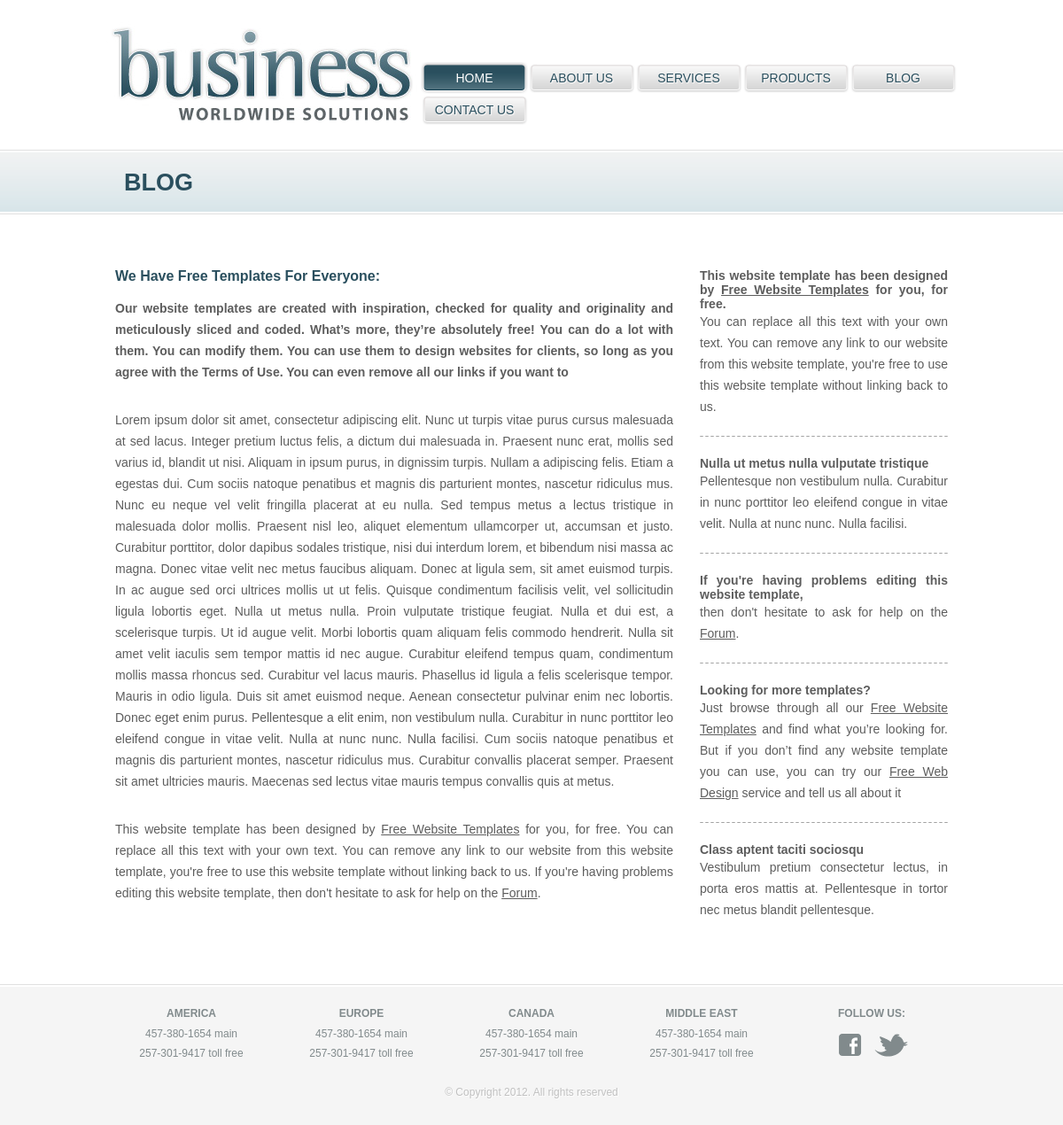
Screenshot of /blog/ with the database file from the repository.
### blog/models.py (models this page shows)
class Blog(models.Model):
    b_heading = models.TextField(default='default heading...')
    b_paragraphs = models.TextField(default='default content...')

### blog/views.py (the view)
# urls.py: path('blog/', blog_detail_view , name='blog'),
def blog_detail_view(request):
    obj = Blog.objects.get(id=1)
    context = {
        'object': obj,
    }
    return render(request,'blog.html',context)

### templates/blog.html (shortened to what this page needs)
{% load static %}
<!DOCTYPE html>
<html>
<head>
<link rel="stylesheet" type="text/css" href="{% static 'style.css' %}" media="all" />
</head>
<body>
  {% include 'nav.html' %}
	<div id="body">
		<div class="blog">
			<h1>blog</h1>
			<div>
				<h2>{{object.b_heading}}</h2>
				<p class="article">{{object.b_paragraphs}}</p>
				<p>Lorem ipsum dolor sit amet, consectetur adipiscing elit. Nunc ut turpis vitae purus cursus malesuada at sed lacus. Integer pretium luctus felis, a dictum dui malesuada in. Praesent nunc erat, mollis sed varius id, blandit ut nisi. Aliquam in ipsum purus, in dignissim turpis. Nullam a adipiscing felis. Etiam a egestas dui. Cum sociis natoque penatibus et magnis dis parturient montes, nascetur ridiculus mus. Nunc eu neque vel velit fringilla placerat at eu nulla. Sed tempus metus a lectus tristique in malesuada dolor mollis. Praesent nisl leo, aliquet elementum ullamcorper ut, accumsan et justo. Curabitur porttitor, dolor dapibus sodales tristique, nisi dui interdum lorem, et bibendum nisi massa ac magna. Donec vitae velit nec metus faucibus aliquam. Donec at ligula sem, sit amet euismod turpis. In ac augue sed orci ultrices mollis ut ut felis. Quisque condimentum facilisis velit, vel sollicitudin ligula lobortis eget.  Nulla ut metus nulla. Proin vulputate tristique feugiat. Nulla et dui est, a scelerisque turpis. Ut id augue velit. Morbi lobortis quam aliquam felis commodo hendrerit. Nulla sit amet velit iaculis sem tempor mattis id nec augue. Curabitur eleifend tempus quam, condimentum mollis massa rhoncus sed. Curabitur vel lacus mauris. Phasellus id ligula a felis scelerisque tempor. Mauris in odio ligula. Duis sit amet euismod neque. Aenean consectetur pulvinar enim nec lobortis. Donec eget enim purus. Pellentesque a elit enim, non vestibulum nulla. Curabitur in nunc porttitor leo eleifend congue in vitae velit. Nulla at nunc nunc. Nulla facilisi. Cum sociis natoque penatibus et magnis dis parturient montes, nascetur ridiculus mus. Curabitur convallis placerat semper. Praesent sit amet ultricies mauris. Maecenas sed lectus vitae mauris tempus convallis quis at metus.</p>
				<p>This website template has been designed by <a href="http://www.freewebsitetemplates.com/">Free Website Templates</a> for you, for free. You can replace all this text with your own text. You can remove any link to our website from this website template, you're free to use this website template without linking back to us. If you're having problems editing this website template, then don't hesitate to ask for help on the <a href="http://www.freewebsitetemplates.com/forum">Forum</a>.</p>
			</div>
			<ul>
				<li>
					<h3>This website template has been designed by <a href="http://www.freewebsitetemplates.com/">Free Website Templates</a> for you, for free.</h3>
					<p>You can replace all this text with your own text. You can remove any link to our website from this website template, you're free to use this website template without linking back to us.</p>
				</li>
				<li>
					<h3>Nulla ut metus nulla vulputate tristique</h3>
					<p>Pellentesque non vestibulum nulla. Curabitur in nunc porttitor leo eleifend congue in vitae velit. Nulla at nunc nunc. Nulla facilisi. </p>
				</li>
				<li>
					<h3>If you're having problems editing this website template,</h3>
					<p>then don't hesitate to ask for help on the <a href="http://www.freewebsitetemplates.com/forum">Forum</a>.</p>
				</li>
				<li>
					<h3>Looking for more templates?</h3>
					<p>Just browse through all our <a href="http://www.freewebsitetemplates.com/">Free Website Templates</a> and find what you’re looking for. But if you don’t find any website template you can use, you can try our <a href="http://www.freewebsitetemplates.com/freewebdesign/">Free Web Design</a> service and tell us all about it</p>
				</li>
				<li>
					<h3>Class aptent taciti sociosqu </h3>
					<p>Vestibulum pretium consectetur lectus, in porta eros mattis at. Pellentesque in tortor nec metus blandit pellentesque.</p>
				</li>
			</ul>
		</div>
	</div>
		<div id="footer">
			<div>
				<div>
					<h3>america</h3>
					<ul>
						<li>457-380-1654 main</li>
						<li>257-301-9417 toll free</li>
					</ul>
				</div>
				<div>
					<h3>europe</h3>
					<ul>
						<li>457-380-1654 main</li>
						<li>257-301-9417 toll free</li>
					</ul>
				</div>
				<div>
					<h3>canada</h3>
					<ul>
						<li>457-380-1654 main</li>
						<li>257-301-9417 toll free</li>
					</ul>
				</div>
				<div>
					<h3>middle east</h3>
					<ul>
						<li>457-380-1654 main</li>
						<li>257-301-9417 toll free</li>
					</ul>
				</div>
				<div>
					<h3>follow us:</h3>
					<a class="facebook" href="http://facebook.com/freewebsitetemplates" target="_blank">facebook</a>
					<a class="twitter" href="http://twitter.com/fwtemplates" target="_blank">twitter</a>
				</div>
			</div>
			<div>
				<p>&copy Copyright 2012. All rights reserved</p>
			</div>
		</div>
	</body>
</html>

### templates/style.css (style rules this page uses)
body { font-family: Arial, Helvetica, sans-serif; margin:0; padding: 0; }
#body { background: url(images/bg-content.gif) repeat-x top left; margin: 0; padding: 0; min-width: 960px; }
#body .contact, #body .about, #body .services, #body .blog { margin: 0 auto; padding: 25px 10px 50px 10px; width: 940px; }
#body h1 { color: #2a4f5e; font-size: 27px; font-weight: bold; height: 74px; line-height: 74px; margin: 0; padding: 0; text-indent: 10px; text-transform: uppercase; }
#body .blog { overflow: hidden; }
#body .blog div { float: left; padding: 60px 0 0 0; width: 630px; }
#body .blog ul { float: left; margin: 0; padding: 38px 0 0 30px; width: 280px; }
#body .blog ul li { background: url(images/border-dashed.gif) repeat-x bottom left; list-style: none; margin: 0; padding: 22px 0; }
#body .blog ul li:last-child { background: none; }
#body .blog h2 { color: #2a4f5e; font-size: 16px; margin: 0; padding: 0; text-transform: capitalize; }
#body .blog h3 { color: #5d5d5d; font-size: 14px; margin: 0; padding: 0; text-align: justify; }
#body .blog h3 a { color: #5d5d5d; }
#body .blog p { color: #5d5d5d; font-size: 14px; line-height: 24px; margin: 0; padding: 0; text-align: justify; }
#body .blog p a { color: #5d5d5d; }
#body .blog div p { padding: 15px 0; }
#body .blog div p.article { font-weight: bold; }
#footer { background: #f5f5f5 url(images/bg-footer.gif) repeat-x top left; margin: 0; min-width: 960px; padding: 0; }
#footer div { margin: 0 auto; overflow: hidden; padding: 26px 0 0; width: 960px; }
#footer div div { float: left; margin: 0; padding: 0; text-align: center; width: 192px; }
#footer div div h3 { color: #818a8c; font-size: 12px; font-weight: bold; margin: 0 0 5px 0; padding: 0; text-transform: uppercase; }
#footer div div ul, #footer div div ul li { margin: 0; list-style: none; padding: 0; }
#footer div div ul li { font-size: 12px; line-height: 22px; color: #818a8c; }
#footer div a.facebook, #footer div a.twitter { display: block; float: left; height: 27px; margin: 10px 0 0; text-indent: -99999em; width: 40px; }
#footer div a.facebook, #footer div a.twitter { background: url(images/icons.gif) no-repeat; }
#footer div a.facebook { background-position: 0 0; margin: 10px 0 0 58px; _margin: 10px 0 0 28px; }
#footer div a.twitter { background-position: 0 -37px; }
#footer div p { color: #c1c1c1; font-size: 12px; margin: 0; padding: 0 0 30px 0; text-align: center; text-shadow: 1px 1px 1px #fff; }

### rows the page displays
Blog: b_heading "We Have Free Templates For Everyone:", b_paragraphs "Our website templates are created with inspiration, checked for quality and originality and meticulously sliced and coded. What’s more, they’re absolutely free! You can do a lot with them. You can modify them. You can use them to design websites for clients, so long as you agree with the Terms of Use. You can even remove all our links if you want to"
